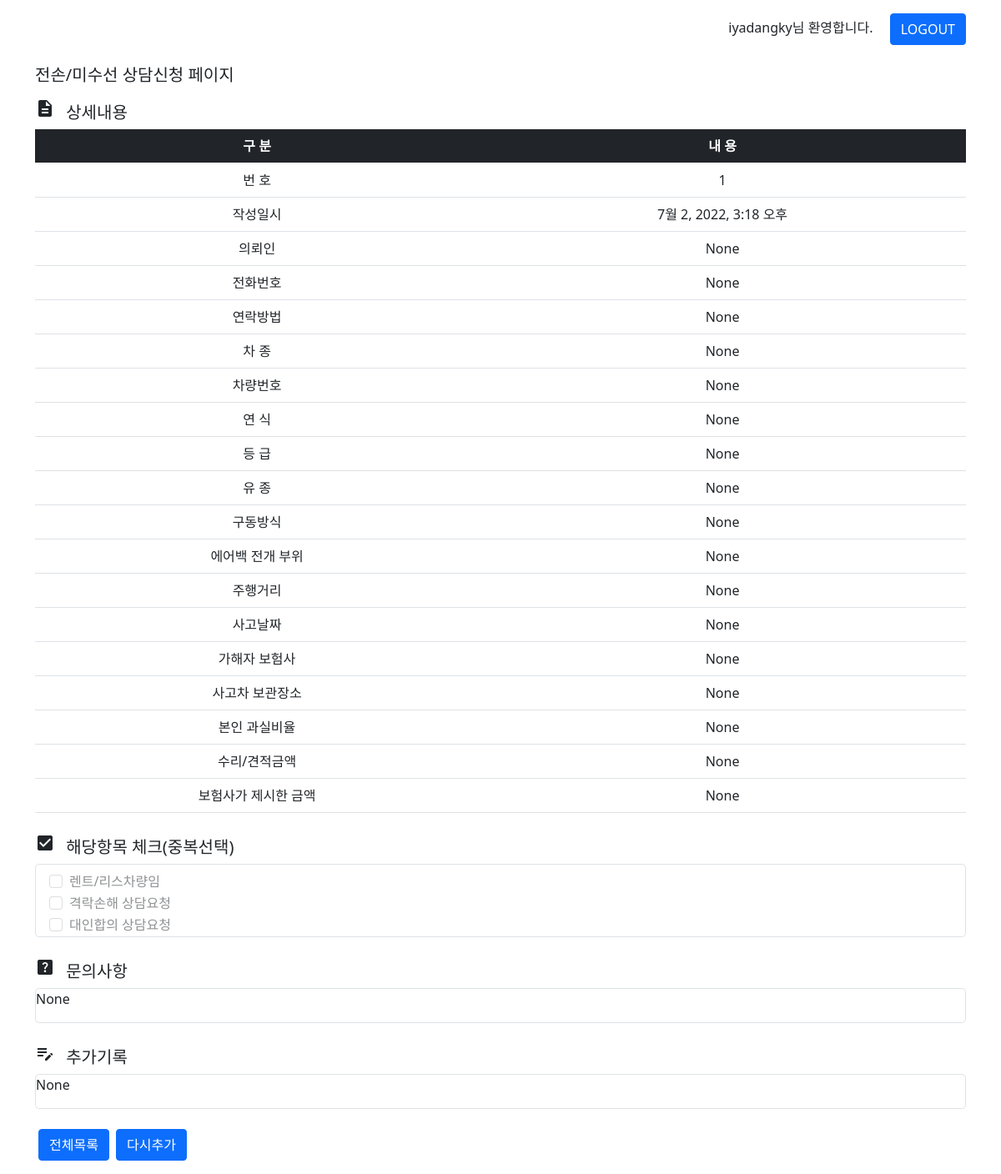
The app's page /posts/1/record/ (signed in) with its own data.
### posts/models.py (models this page shows)
class Post(models.Model):
    created_at = models.DateTimeField()
    password = models.CharField(max_length=50, null=True)
    client = models.CharField(max_length=50, null=True)
    phoneNumber = models.CharField(max_length=50, null=True)
    contact = models.CharField(max_length=50, null=True)
    carModel = models.CharField(max_length=50, null=True)
    carNumber = models.CharField(max_length=50, null=True)
    birth = models.CharField(max_length=50, null=True)
    trim = models.CharField(max_length=50, null=True)
    fuel = models.CharField(max_length=50, null=True)
    driveType = models.CharField(max_length=50, null=True)
    airbag = models.CharField(max_length=50, null=True)
    mileage = models.CharField(max_length=50, null=True)
    eventDate = models.CharField(max_length=50, null=True)
    repairCost = models.CharField(max_length=50, null=True)
    proposedCompensation = models.CharField(max_length=50, null=True)
    insuranceCompany = models.CharField(max_length=50, null=True)
    faultRatio = models.CharField(max_length=50, null=True)
    location = models.CharField(max_length=50, null=True)
    others1 = models.CharField(max_length=50, null=True)
    others2 = models.CharField(max_length=50, null=True)
    others3 = models.CharField(max_length=50, null=True)
    note = models.CharField(max_length=500, null=True)
    addition = models.CharField(max_length=500, null=True)
    price = models.CharField(max_length=50, null=True)
    image1 = models.FileField(upload_to='posts', null=True)
    image2 = models.FileField(upload_to='posts', null=True)
    image3 = models.FileField(upload_to='posts', null=True)
    image4 = models.FileField(upload_to='posts', null=True)
    image5 = models.FileField(upload_to='posts', null=True)
    image6 = models.FileField(upload_to='posts', null=True)
    image7 = models.FileField(upload_to='posts', null=True)
    image8 = models.FileField(upload_to='posts', null=True)
    image9 = models.FileField(upload_to='posts', null=True)
    image10 = models.FileField(upload_to='posts', null=True)
    image11 = models.FileField(upload_to='posts', null=True)
    image12 = models.FileField(upload_to='posts', null=True)
    image13 = models.FileField(upload_to='posts', null=True)
    image14 = models.FileField(upload_to='posts', null=True)
    image15 = models.FileField(upload_to='posts', null=True)
    image16 = models.FileField(upload_to='posts', null=True)
    image17 = models.FileField(upload_to='posts', null=True)

### posts/views.py (the view)
# urls.py: path('<int:post_id>/record/', views.record, name="record"),
@login_required
def record(request, post_id):
    post = Post.objects.get(id=post_id)
    post.client = request.POST.get('client')
    post.phoneNumber = request.POST.get('phoneNumber')
    post.contact = request.POST.get('contact')
    post.carModel = request.POST.get('carModel')
    post.carNumber = request.POST.get('carNumber')
    post.birth = request.POST.get('birth')
    post.trim = request.POST.get('trim')
    post.fuel = request.POST.get('fuel')
    post.driveType = request.POST.get('driveType')
    post.airbag = request.POST.get('airbag')
    post.mileage = request.POST.get('mileage')
    post.eventDate = request.POST.get('eventDate')
    post.repairCost = request.POST.get('repairCost')
    post.proposedCompensation = request.POST.get('proposedCompensation')
    post.insuranceCompany = request.POST.get('insuranceCompany')
    post.faultRatio = request.POST.get('faultRatio')
    post.location = request.POST.get('location')
    post.others1 = request.POST.get('others1')
    post.others2 = request.POST.get('others2')
    post.others3 = request.POST.get('others3')
    post.note = request.POST.get('note')
    post.addition = request.POST.get('addition')
    post.image1 = request.FILES.get('image1')
    post.image2 = request.FILES.get('image2')
    post.image3 = request.FILES.get('image3')
    post.image4 = request.FILES.get('image4')
    post.image5 = request.FILES.get('image5')
    post.image6 = request.FILES.get('image6')
    post.image13 = request.FILES.get('image13')
    post.image14 = request.FILES.get('image14')
    post.image15 = request.FILES.get('image15')
    post.image16 = request.FILES.get('image16')
    post.image17 = request.FILES.get('image17')
    post.save()
    context = {'post' : post}
    return render(request, 'posts/addition.html', context)

### posts/templates/posts/addition.html (shortened to what this page needs)
{% extends 'base.html' %}
{% load static %}
{% block content %}
    <div class="container">
        <h5 class="mb-3">전손/미수선 상담신청 페이지</h5>
        <h5><span class="material-icons me-2">description</span> 상세내용</h5>
            <table class="table mb-4">
                <thead class="table-dark text-center">
                    <tr>
                        <th class="cell">구 분</td>
                        <th>내 용</td>
                    </tr>
                </thead>
                <tbody>
                    <tr>
                        <td class="cell text-center">번 호</td>
                        <td class="text-center">{{ post.id }}</td>
                    </tr>
                    <tr>
                        <td class="cell text-center">작성일시</td>
                        <td class="text-center">{{ post.created_at }}</td>
                    </tr>
                    <tr>
                        <td class="cell text-center">의뢰인</td>
                        <td class="text-center">{{ post.client }}</td>
                    </tr>
                    <tr>
                        <td class="cell text-center">전화번호</td>
                        <td class="text-center">{{ post.phoneNumber }}</td>
                    </tr>
                    <tr>
                        <td class="cell text-center">연락방법</td>
                        <td class="text-center">{{ post.contact }}</td>
                    </tr>
                    <tr>
                        <td class="cell text-center">차 종</td>
                        <td class="text-center">{{ post.carModel }}</td>
                    </tr>
                    <tr>
                        <td class="cell text-center">차량번호</td>
                        <td class="text-center">{{ post.carNumber }}</td>
                    </tr>
                    <tr>
                        <td class="cell text-center">연 식</td>
                        <td class="text-center">{{ post.birth }}</td>
                    </tr>
                    <tr>
                        <td class="cell text-center">등 급</td>
                        <td class="text-center">{{ post.trim }}</td>
                    </tr>
                    <tr>
                        <td class="cell text-center">유 종</td>
                        <td class="text-center">{{ post.fuel }}</td>
                    </tr>
                    <tr>
                        <td class="cell text-center">구동방식</td>
                        <td class="text-center">{{ post.driveType }}</td>
                    </tr>
                    <tr>
                        <td class="cell text-center">에어백 전개 부위</td>
                        <td class="text-center">{{ post.airbag }}</td>
                    </tr>
                    <tr>
                        <td class="cell text-center">주행거리</td>
                        <td class="text-center">{{ post.mileage }}</td>
                    </tr>
                    <tr>
                        <td class="cell text-center">사고날짜</td>
                        <td class="text-center">{{ post.eventDate }}</td>
                    </tr>
                    <tr>
                        <td class="cell text-center">가해자 보험사</td>
                        <td class="text-center">{{ post.insuranceCompany }}</td>
                    </tr>
                    <tr>
                        <td class="cell text-center">사고차 보관장소</td>
                        <td class="text-center">{{ post.location }}</td>
                    </tr>
                    <tr>
                        <td class="cell text-center">본인 과실비율</td>
                        <td class="text-center">{{ post.faultRatio }}</td>
                    </tr>
                    <tr>
                        <td class="cell text-center">수리/견적금액</td>
                        <td class="text-center">{{ post.repairCost }}</td>
                    </tr>
                    <tr>
                        <td class="cell text-center">보험사가 제시한 금액</td>
                        <td class="text-center">{{ post.proposedCompensation }}</td>
                    </tr>
                 </tbody>
            </table>
        <h5><span class="material-icons me-2">check_box</span> 해당항목 체크(중복선택)</h5>
            <div class="border rounded-3 mb-4">
                {% if post.others1 %}
                <div class="form-check mt-2 ms-3">
                    <input class="form-check-input" type="checkbox" value="확인" id="flexCheckCheckedDisabled" checked disabled>
                    <label class="form-check-label" for="flexCheckCheckedDisabled">렌트/리스차량임</label>
                </div>
                {% else %}
                <div class="form-check mt-2 ms-3">
                    <input class="form-check-input" type="checkbox" value="확인" id="flexCheckDisabled" disabled>
                    <label class="form-check-label" for="flexCheckDisabled">렌트/리스차량임</label>
                </div>
                {% endif %}
                {% if post.others2 %}
                <div class="form-check ms-3">
                    <input class="form-check-input" type="checkbox" value="확인" id="flexCheckCheckedDisabled" checked disabled>
                    <label class="form-check-label" for="flexCheckCheckedDisabled">격락손해 상담요청</label>
                </div>
                {% else %}
                <div class="form-check ms-3">
                    <input class="form-check-input" type="checkbox" value="확인" id="flexCheckDisabled" disabled>
                    <label class="form-check-label" for="flexCheckDisabled">격락손해 상담요청</label>
                </div>
                {% endif %}
                {% if post.others3 %}
                <div class="form-check ms-3">
                    <input class="form-check-input" type="checkbox" value="확인" id="flexCheckCheckedDisabled" checked disabled>
                    <label class="form-check-label" for="flexCheckCheckedDisabled">대인합의 상담요청</label>
                </div>
                {% else %}
                <div class="form-check ms-3">
                    <input class="form-check-input" type="checkbox" value="확인" id="flexCheckDisabled" disabled>
                    <label class="form-check-label" for="flexCheckDisabled">대인합의 상담요청</label>
                </div>
                {% endif %}
            </div>
        <h5><span class="material-icons me-2">help_center</span> 문의사항</h5>
            <div class="border rounded-3 mb-4">
                <p>{{ post.note }}</p>
            </div>
        <h5><span class="material-icons me-2">edit_note</span> 추가기록</h5>
        <div class="border rounded-3 mb-4">
            <p>{{ post.addition }}</p>
        </div>
        <a href="{% url 'posts:index' %}" class="btn btn-primary ms-1 mb-3">전체목록</a>
        <a href="{% url 'posts:add' post.id %}" class="btn btn-primary ms-1 mb-3">다시추가</a>
    </div>
{% endblock %}

### templates/base.html (shortened to what this page needs)
{% load static %}
<!DOCTYPE html>
<html lang="ko">
<head>
    <link href="https://cdn.jsdelivr.net/npm/bootstrap@5.0.2/dist/css/bootstrap.min.css" rel="stylesheet">
    <link rel="stylesheet" href="{% static 'style.css' %}">
    <link rel="stylesheet" href="{% static 'posts/style.css' %}">
</head>
<body>
    <div class="container pt-3 mb-4" style="display: flex; justify-content: flex-end;">
        {% if user.is_authenticated %}
            <form method="POST" action="{% url 'accounts:logout' %}">
                {{ user.get_username }}님 환영합니다.
                <button type="submit" class="btn btn-primary ms-3">LOGOUT</button>
            </form>
        {% endif %}
    </div>
    {% block content %}
    {% endblock %}
</body>
</html>

### records on screen
Post: id "1", created_at "7월 2, 2022, 3:18 오후", client "None", phoneNumber "None", contact "None", carModel "None", carNumber "None", birth "None", trim "None", fuel "None", driveType "None", airbag "None", mileage "None", eventDate "None", insuranceCompany "None", location "None", faultRatio "None", repairCost "None", proposedCompensation "None", note "None", addition "None"

### other values on screen
{{ user.get_username }} "iyadangky"
